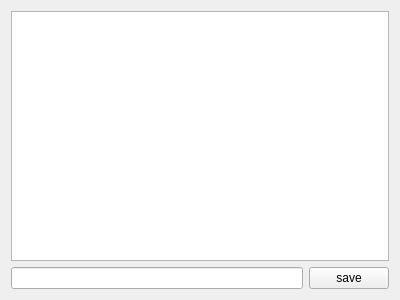
<?xml version="1.0" encoding="utf-8"?>
<ui version="4.0">
 <author>
    SPDX-FileCopyrightText: none
    SPDX-License-Identifier: GPL-3.0-or-later
  </author>
 <class>pykrita_plugin_ui</class>
 <widget class="QWidget" name="Form">
  <property name="geometry">
   <rect>
    <x>0</x>
    <y>0</y>
    <width>400</width>
    <height>300</height>
   </rect>
  </property>
  <layout class="QGridLayout" name="gridLayout">
   <item colspan="2" column="0" row="0">
    <widget class="QListView" name="listView"/>
   </item>
   <item column="0" row="1">
    <widget class="QLineEdit" name="lineEdit"/>
   </item>
   <item column="1" row="1">
    <widget class="QPushButton" name="pushButtonSave">
     <property name="text">
      <string>save</string>
     </property>
    </widget>
   </item>
  </layout>
 </widget>
 <resources/>
 <connections/>
</ui>
